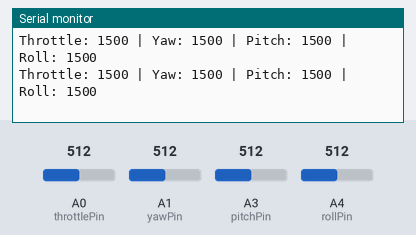
Bench run of a sketch on a simulated Arduino Uno, built with avr-gcc and run on an emulated ATmega328P. Shown: the last lines printed to the serial monitor. The test bench sets the inputs (shaded band); at power-on: A0 (throttlePin) = 512, A1 (yawPin) = 512, A3 (pitchPin) = 512, A4 (rollPin) = 512.

Above: at 1.3 s.
1.4 s: A0 (throttlePin) set to 716
At 1.9 s:
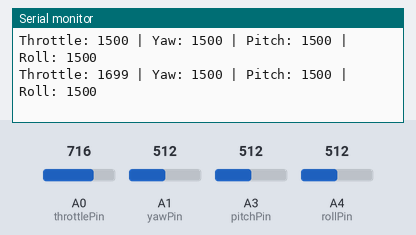
2.9 s: A1 (yawPin) set to 716
At 3.4 s:
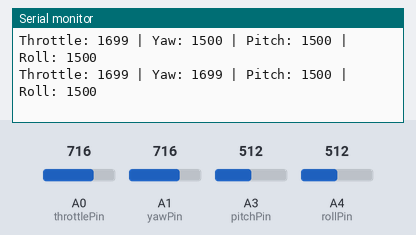
4.4 s: A3 (pitchPin) set to 716
At 4.9 s:
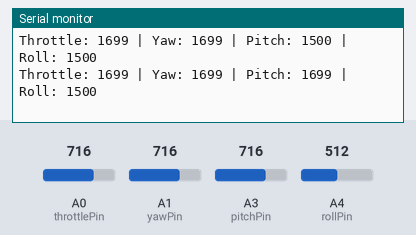
5.9 s: A4 (rollPin) set to 716
At 6.4 s:
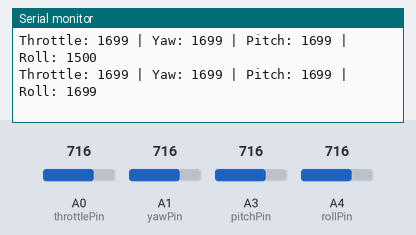
7.4 s: A0 (throttlePin) set to 992
At 7.9 s:
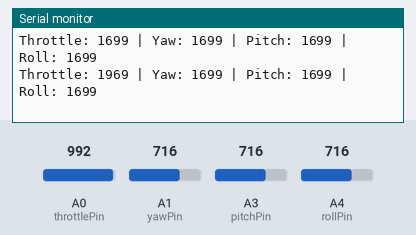
8.9 s: A1 (yawPin) set to 992
At 9.4 s:
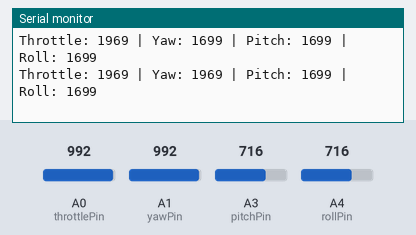
Timing chart, 0 to 11.4 s (numbered marks = the images above; inputs shaded):
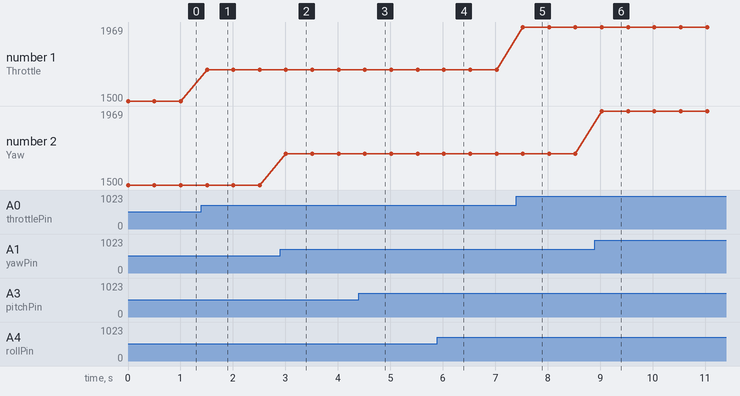

Measured:
- after the input at 1.4 s, the serial monitor: prints a new line after 0.11 s (image 1)
- after the input at 2.9 s, the serial monitor: prints a new line after 0.11 s (image 2)
- after the input at 4.4 s, the serial monitor: prints a new line after 0.12 s (image 3)
- after the input at 5.9 s, the serial monitor: prints a new line after 0.12 s (image 4)
- after the input at 7.4 s, the serial monitor: prints a new line after 0.13 s (image 5)
- after the input at 8.9 s, the serial monitor: prints a new line after 0.13 s (image 6)
- plotted number 1: 1500 → 1699 after the input at 1.4 s, 1699 → 1969 after the input at 7.4 s

The sketch:

transmitter.ino
```cpp
// Define control packet structure
struct ControlPacket {
  int throttle;
  int yaw;
  int pitch;
  int roll;
};

// Create packet instance
ControlPacket packet;

// Analog pins
const int throttlePin = A0;
const int yawPin = A1;
const int pitchPin = A3;
const int rollPin = A4;

void setup() {
  Serial.begin(9600);
}

void loop() {
  // Read joystick values
  int rawThrottle = analogRead(throttlePin);
  int rawYaw = analogRead(yawPin);
  int rawPitch = analogRead(pitchPin);
  int rawRoll = analogRead(rollPin);

  // Map to 1000–2000 range
  packet.throttle = map(rawThrottle, 0, 1023, 1000, 2000);
  packet.yaw = map(rawYaw, 0, 1023, 1000, 2000);

  // Static placeholders
  packet.pitch = map(rawPitch, 0, 1023, 1000, 2000);
  packet.roll = map(rawRoll, 0, 1023, 1000, 2000);

  // Print to Serial
  Serial.print("Throttle: "); Serial.print(packet.throttle);
  Serial.print(" | Yaw: "); Serial.print(packet.yaw);
  Serial.print(" | Pitch: "); Serial.print(packet.pitch);
  Serial.print(" | Roll: "); Serial.println(packet.roll);

  // Send packet over Serial
  delay(500);
}
```
